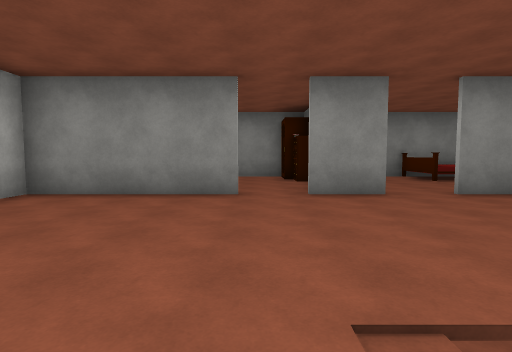
[1] (above)

16 first-person views from a walk through a scene from a Unity 3-D project. The camera is 1.5 m above the floor, tilts 4° down and sees 80° across. The floor is counted in squares, 2 m on a side. Each view is taken from the middle of a square. On the plan, view 1 faces up. The plan holds only what a view shows up to about 10 squares ahead; the rest is blank. The place goes on beyond the plan. Some surface patterns are stand-ins.

[2]
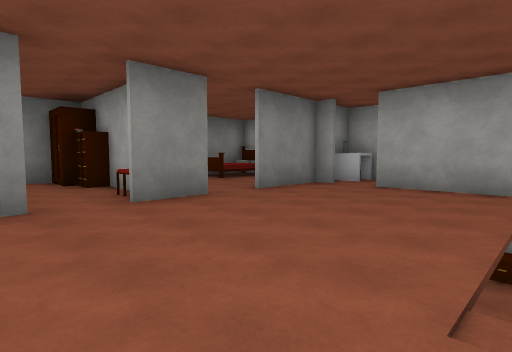

[3]
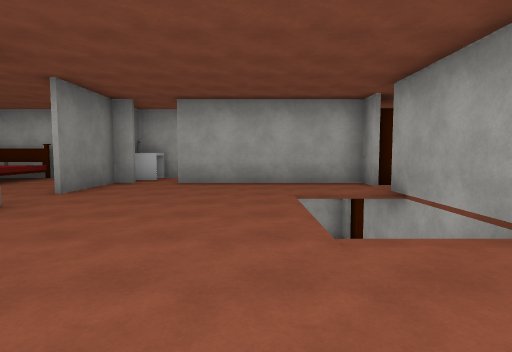

[4]
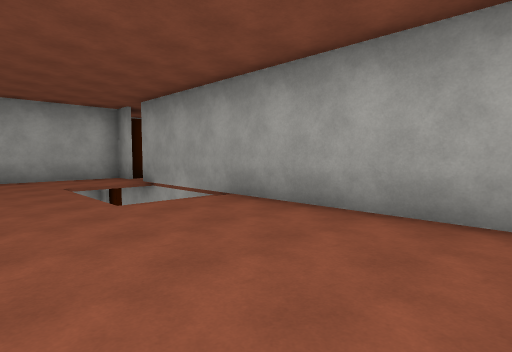

[5]
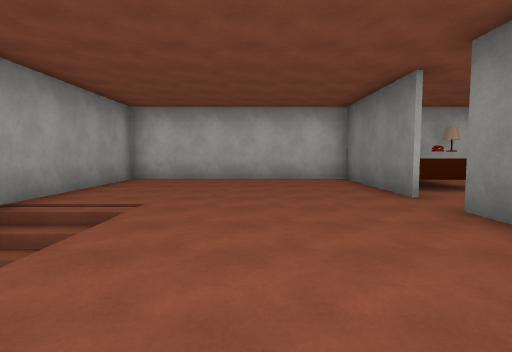

[6]
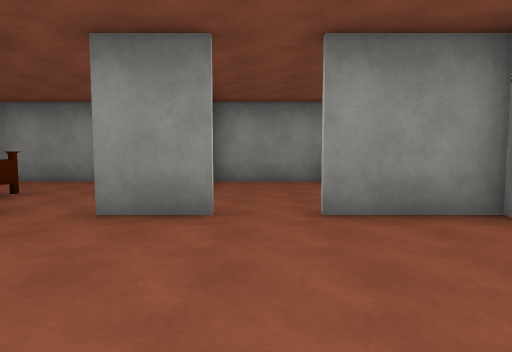

[7]
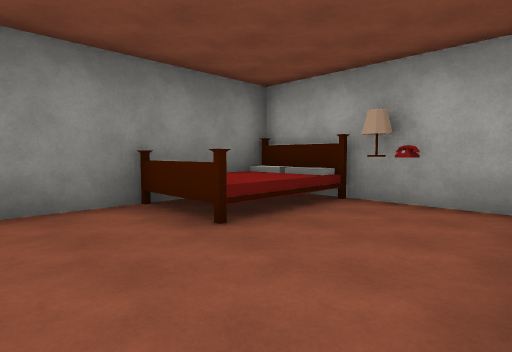

[8]
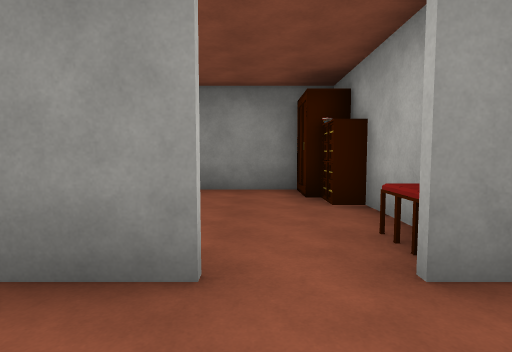

[9]
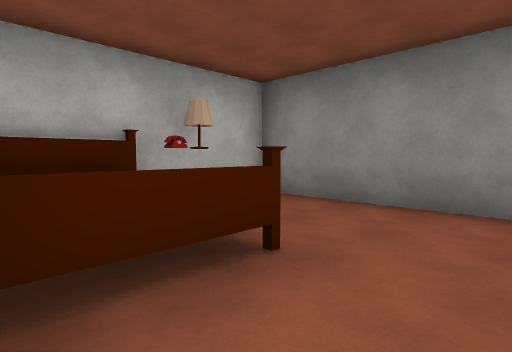

[10]
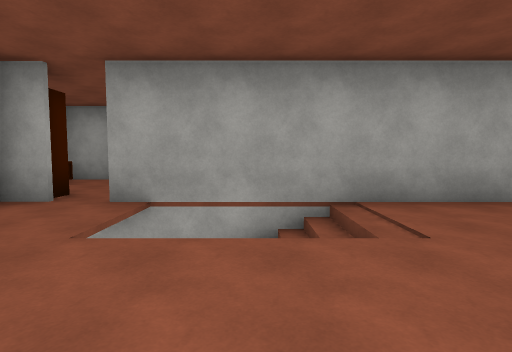

[11]
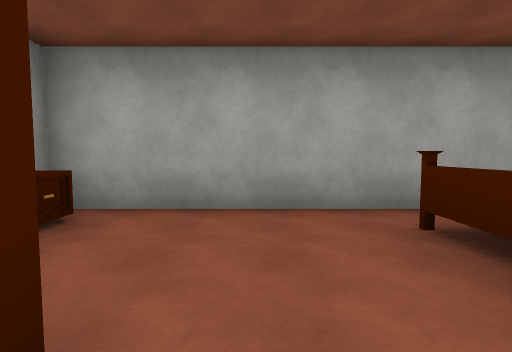

[12]
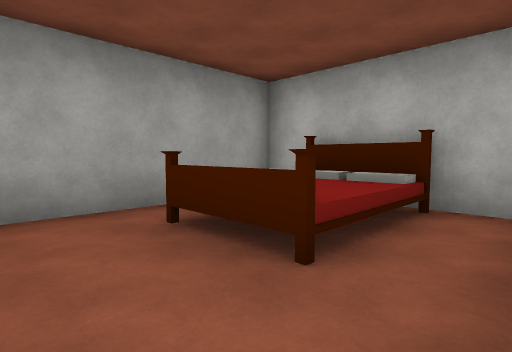

[13]
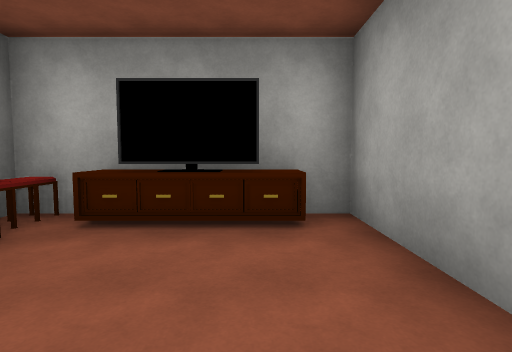

[14]
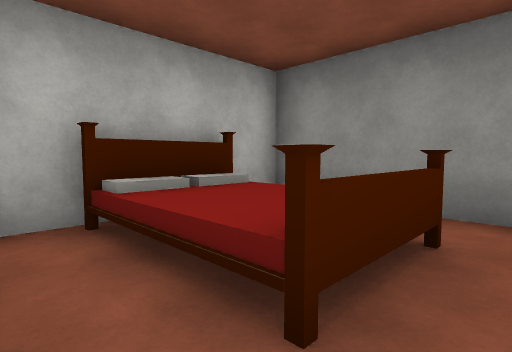

[15]
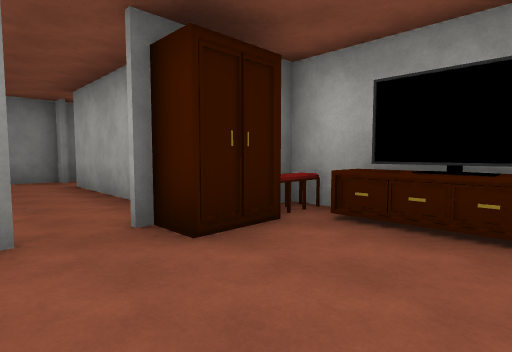

[16]
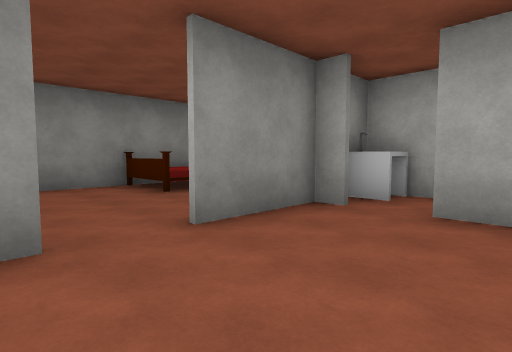

### Floor plan
Key: @ floor where view 1 was taken; # wall or solid block; . floor; / step, stairs or slope; v drop or lower ground; B bed; S stool; I sink; P phone; O other object.
Columns run from 5 left of view 1 to 8 right of it. Each row starts with its distance up from view 1.
 11  #####v######v
 10 #.....O...BBB#
  9 #.....O#..BBB#
  8  P.....#.....#
  7  B B..S#.....#
  6  #BB#.S#.#####
  5 #...........I#
  4 #..........#
  3 #..........#
  2 #..........#
  1 #.....///..#
  0 #....@// ..#
 -1  #########.#SS
 -2      #.....O.#
 -3      vBBB....#
 -4      vBBB...O#
 -5      #.......#
 -6       #######

Positions as (right, up) in squares from view 1, and headings:
1: (0, 0), facing up
2: (-1, 1), facing up-right
3: (-2, 2), facing right
4: (-4, 3), facing down-right
5: (5, 3), facing left
6: (3, 2), facing up
7: (3, 6), facing up-right
8: (0, 4), facing up
9: (0, 6), facing up-left
10: (2, 4), facing down
11: (5, -1), facing down
12: (5, -1), facing down-left
13: (4, -4), facing right
14: (4, -5), facing up-left
15: (4, -4), facing up-right
16: (2, 3), facing up-right
